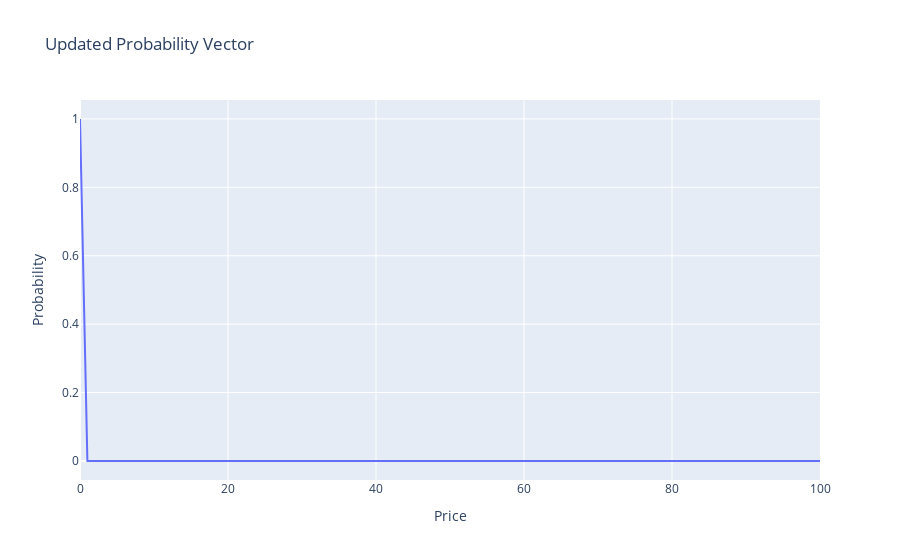

Write notebook code for a chart like this one.
### Code cell
# MANY SELL ORDERS SIMULATION

# update the probability vector given a sell order
last_probability_vector = initial_probability_vector

for i in range(100):

    updated_probability_vector = np.zeros(101)
    Pb = calculate_bid(last_probability_vector, calculate_expected_value(last_probability_vector, PRICES), PRICES)
    total_sell_probability = sum(probability_sell_given_V(Vi, Pb, ALPHA, ETA, SIGMA_W) * last_probability_vector[Vi]
                                    for Vi in range(101))

    for i in range(len(last_probability_vector)):
        previous_probability = last_probability_vector[i]
        Vi = i
        p_sell = probability_sell_given_V(Vi, Pb, ALPHA, ETA, SIGMA_W)

        new_probability = probability_V_given_sell(Vi, last_probability_vector, p_sell, total_sell_probability)
        updated_probability_vector[i] = new_probability

    last_probability_vector = updated_probability_vector

# Plot the updated probability vector
fig = go.Figure(data=[go.Scatter(x=np.arange(101), y=last_probability_vector)])
fig.update_layout(title="Updated Probability Vector", xaxis_title="Price", yaxis_title="Probability")
fig.show()

# UPDATE BID AND ASK

Pb = calculate_bid(last_probability_vector, calculate_expected_value(last_probability_vector, PRICES), PRICES)
Pa = calculate_ask(last_probability_vector, calculate_expected_value(last_probability_vector, PRICES), PRICES)

print("EV: ", calculate_expected_value(last_probability_vector, PRICES))
print("Bid price: ", Pb)
print("Ask price: ", Pa)

### Figure 1 — Plotly figure (JSON) as saved in the notebook; plotly's stock layout.template omitted (floating-point values rounded to 4 significant figures)
{"data": [{"type": "scatter", "x": [0, 1, 2, 3, 4, 5, 6, 7, 8, 9, 10, 11, 12, 13, 14, 15, 16, 17, 18, 19, 20, 21, 22, 23, 24, 25, 26, 27, 28, 29, 30, 31, 32, 33, 34, 35, 36, 37, 38, 39, 40, 41, 42, 43, 44, 45, 46, 47, 48, 49, 50, 51, 52, 53, 54, 55, 56, 57, 58, 59, 60, 61, 62, 63, 64, 65, 66, 67, 68, 69, 70, 71, 72, 73, 74, 75, 76, 77, 78, 79, 80, 81, 82, 83, 84, 85, 86, 87, 88, 89, 90, 91, 92, 93, 94, 95, 96, 97, 98, 99, 100], "y": [0.9997, 0.0002645, 3.094e-08, 2.028e-12, 1.025e-16, 5.852e-21, 5.649e-25, 1.328e-28, 9.873e-32, 2.606e-34, 2.359e-36, 6.312e-38, 4.05e-39, 5.008e-40, 9.844e-41, 2.641e-41, 8.665e-42, 3.229e-42, 1.305e-42, 5.56e-43, 2.458e-43, 1.118e-43, 5.203e-44, 2.474e-44, 1.2e-44, 5.949e-45, 3.013e-45, 1.56e-45, 8.263e-46, 4.473e-46, 2.472e-46, 1.393e-46, 7.989e-47, 4.657e-47, 2.755e-47, 1.652e-47, 1.004e-47, 6.172e-48, 3.839e-48, 2.417e-48, 1.54e-48, 9.95e-49, 6.519e-49, 4.335e-49, 2.927e-49, 2.007e-49, 1.398e-49, 9.893e-50, 7.117e-50, 5.205e-50, 3.872e-50, 2.931e-50, 2.259e-50, 1.774e-50, 1.419e-50, 1.157e-50, 9.614e-51, 8.13e-51, 6.98e-51, 6.064e-51, 5.308e-51, 4.661e-51, 4.091e-51, 3.577e-51, 3.108e-51, 2.681e-51, 2.293e-51, 1.942e-51, 1.63e-51, 1.354e-51, 1.114e-51, 9.078e-52, 7.322e-52, 5.846e-52, 4.622e-52, 3.618e-52, 2.803e-52, 2.151e-52, 1.634e-52, 1.229e-52, 9.147e-53, 6.742e-53, 4.92e-53, 3.555e-53, 2.543e-53, 1.801e-53, 1.263e-53, 8.767e-54, 6.025e-54, 4.1e-54, 2.762e-54, 1.842e-54, 1.217e-54, 7.953e-55, 5.148e-55, 3.299e-55, 2.093e-55, 1.315e-55, 8.176e-56, 5.034e-56, 3.068e-56]}], "layout": {"title": {"text": "Updated Probability Vector"}, "xaxis": {"title": {"text": "Price"}}, "yaxis": {"title": {"text": "Probability"}}}}
